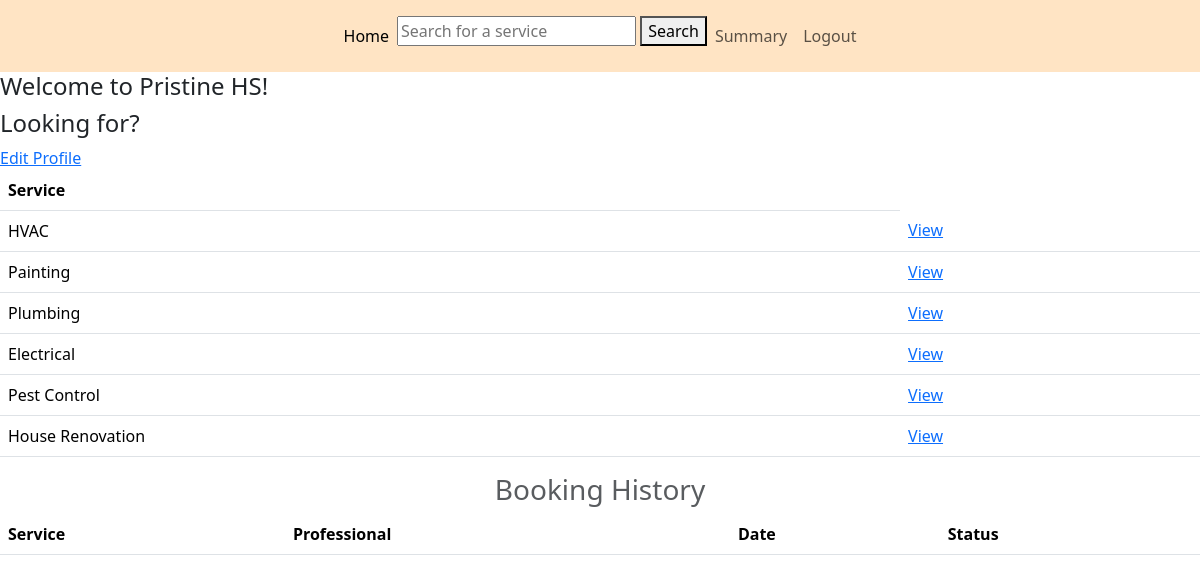
The page /c_dashboard on the database its author committed.
### app.py (models this page shows)
class Service(db.Model):
    __tablename__="service"
    id=db.Column(db.Integer, primary_key=True)
    name=db.Column(db.String(50), nullable=False)
    price=db.Column(db.Float, nullable=False)
    prof_id=db.Column(db.Integer, db.ForeignKey('professional.id'), nullable=False)
    package=db.relationship('Package',back_populates='service')
    professional=db.relationship('Professional', back_populates='service')

### app.py (the view)
@app.route("/c_dashboard")
def c_dashboard():
    username=request.args.get('username')
    customer_id=session.get('user_id')
    service=Service.query.all()
    bookings=Booking.query.filter_by(customer_id=customer_id).all()
    return render_template("c_dashboard.html", username=username, service=service, bookings=bookings)

### templates/c_dashboard.html (shortened to what this page needs)
{% extends "base.html"%} <title>dashboard</title>
  {% block body%}
  <nav class="navbar navbar-expand-lg py-3" style="background-color: bisque;">
    <div class="container">
      <div class="collapse navbar-collapse" id="navbarNav">
        <ul class="navbar-nav mx-auto">
          <li class="nav-item">
            <a class="nav-link active" aria-current="page" href="#">Home</a>
          </li>
          <li class="nav-item">
            <form method="POST" action="{{ url_for('search_service') }}">
              <input type="text" name="service_name" placeholder="Search for a service" required>
              <button type="submit">Search</button>
          </form>
          </li>
          <li class="nav-item">
            <a class="nav-link" href="{{url_for('cust_stat')}}">Summary</a>
          </li>
          <li class="nav-item">
            <a class="nav-link" href="{{ url_for('logout') }}">Logout</a>
          </li>
        </ul>
      </div>
    </div>
  </nav>
  <h4>Welcome to Pristine HS!</h4>
  <h4>Looking for?</h4>
  <a href="{{ url_for('edit_profile') }}">Edit Profile</a>
<table class="table">
  <thead>
    <tr>
      <th>Service</th>
    </tr>
  </thead>
  <tbody>
    {%for service in service %}
    <tr>
      <td>
        {{service.name}}</a
      </td>
      <td><a href="{{ url_for('services_details', id=service.id) }}">View</a>
        </td>
    </tr>
    {% endfor %}
  </tbody>
</table>
<h3 class="text-muted">Booking History</h3>
  <table class="table">
    <thead>
      <tr>
        <th>Service</th>
        <th>Professional</th>
        <th>Date</th>
        <th>Status</th>
      </tr>
    </thead>
  </table>
{% endblock %}

### templates/c_dashboard.html (style rules this page uses)
h2, h3 { text-align: center; }

### rows shown on the page
Service: name "HVAC"
Service: name "Painting"
Service: name "Plumbing"
Service: name "Electrical"
Service: name "Pest Control"
Service: name "House Renovation"
